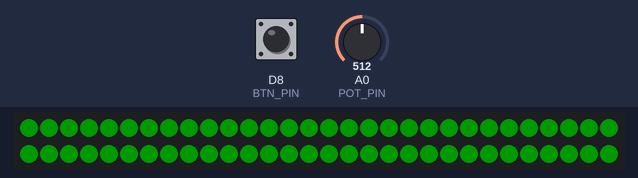
Recording of a program running on a simulated ESP8266 (Wemos D1 mini). Shown: 60 RGB LEDs in strip order, left to right, continuing on the next row. The inputs (shaded band) are chosen by the test bench; at power-on: D8 (BTN_PIN) LOW, A0 (POT_PIN) = 512. Dim RGB values are drawn brighter than linear; WiFi joins after 1.5 s; servers stay silent unless stated; network time is answered at once with the bench clock; the local clock reads 2024-03-15 10:24:30 at power-on unless the program sets it.

Above: at 1.6 s.
3.3 s: D8 (BTN_PIN) pulled HIGH for 0.15 s
At 4.0 s:
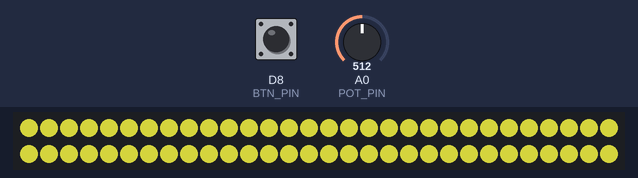
5.1 s: A0 (POT_PIN) set to 716
6.6 s: A0 (POT_PIN) set to 900
8.1 s: A0 (POT_PIN) set to 0
At 8.5 s:
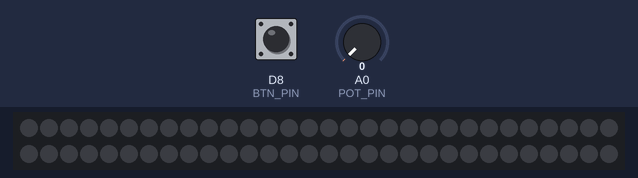
Timing chart, 0 to 10.6 s (numbered marks = the images above; inputs shaded):
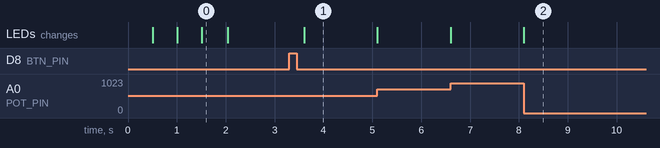

The program:

main.cpp
```cpp
#include <Arduino.h>
// We voegen de Neopixel library toe waarmee we de ledring kunnen aansturen
#include <Adafruit_NeoPixel.h>

// We voegen de Wifi en de NTPclient libraries toe waarmee we met wifi kunnen verbinden en de tijd kunnen ophalen
#include <ESP8266WiFi.h>
#include <NTPClient.h>
#include <WiFiUdp.h>

// We stellen in hoe laat de lamp aan moet gaan
const int wakeupHour = 8;
const int wakeupMinute = 30;

// We stellen het wifi netwerk en wachtwoord in
const char *ssid     = "netwerknaam";
const char *password = "wachtwoord";

// We maken een Wifi en NTPclient object aan
WiFiUDP ntpUDP;
NTPClient timeClient(ntpUDP, "pool.ntp.org");

// We definiëren aan welke pinnen we het knopje, de potentiometer en ledring aangesloten hebben
#define POT_PIN A0
#define BTN_PIN D8
#define LED_PIN D4

// Onze ledring heeft 60 ledjes, dit slaan we op en we maken een ledstrip object aan
#define LED_COUNT 60
Adafruit_NeoPixel strip(LED_COUNT, LED_PIN, NEO_GRB + NEO_KHZ800);

// We maken een globale variabele aan waarin we onthouden of het nachlampje aan of uit staat
boolean lightOn = false;

void setup() {
  // We starten de ledstrip op en zetten hem aan
  strip.begin();

  // We maken de ledstrip rood om aan te geven dat we nog niet met wifi verbonden zijn
  for (int i = 0; i < strip.numPixels(); i++) {
    strip.setPixelColor(i, 255, 0, 0);
  }
  strip.setBrightness(25);
  strip.show();

  // We maken verbinding met het wifi netwerk
  WiFi.begin(ssid, password);

  // Zolang we nog niet met het wifi verbonden zijn updaten we een pixel van de ring naar oranje
  int status = 0;
  while (WiFi.status() != WL_CONNECTED) {
    delay(500);

    if (status < LED_COUNT) {
      strip.setPixelColor(status++, 255, 255, 0);
      strip.show();
    }
  }

  // We starten de NTPclient op en stellen de tijdszone in op GMT+2 (europese zomertijd)
  timeClient.begin();
  timeClient.setTimeOffset(7200);

  // We definiëren dat het knopje als input gebruik moet worden
  pinMode(BTN_PIN, INPUT);

  // We maken de ledstrip groen om aan te geven dat we succesvol opgestart zijn
  for (int i = 0; i < strip.numPixels(); i++) {
    strip.setPixelColor(i, 0, 255, 0);
  }
  strip.show();
  delay(500);
}

void loop() {
  // We updaten de NTPclient met de huidige tijd
  timeClient.update();

  // Als de huidige tijd overeen komt met de wekker tijd moet de lamp aan
  if (timeClient.getHours() == wakeupHour && timeClient.getMinutes() == wakeupMinute) {
    lightOn = true;
  }

  // Als het knopje ingedrukt wordt moet het lampje aan of uit gaan
  if (digitalRead(BTN_PIN)) {
    // We veranderen de waarde naar het tegenovergestelde van zijn vorige waarde, aan wordt dus uit en uit wordt aan
    lightOn = !lightOn;

    // We wachten heel even om rekening te houden met bouncen
    delay(300);

    // Om te voorkomen dat de ledring gaat knipperen wachten we tot het knopje losgelaten is
    while(digitalRead(BTN_PIN)) {
      delay(100);
    }
  }

  // We bepalen of het nachtlampje aan moet staan
  if (lightOn) {
    // Zo ja dan stellen we eerst de kleur in van elke pixel
    for (int i = 0; i < strip.numPixels(); i++) {
      strip.setPixelColor(i, 255, 255, 75);
    }

    // Vervolgens bepalen we hoe fel hij moet zijn door de waarde van de potmeter uit te lezen
    // Dit is een waarde tussen de 0 en 1024, de brightness moet ingesteld worden tussen 0 en 255, dus delen he het door 4
    int brightness = analogRead(POT_PIN) / 4;

    // We stellen de felheid van de ledring in
    strip.setBrightness(brightness);
  } else {
    // Als hij uit moet staan zetten we de felheid op 0
    strip.setBrightness(0);
  }

  // We sturen alle instellingen die we gedaan hebben naar de ledring om weergeven te worden
  strip.show();
}
```

Measured:
- after the input at 3.3 s, the LEDs: change after 0.31 s (image 1)
- after the input at 8.1 s, the LEDs: change at once (image 2)
- what the display in image 0 shows lasts 0.5 s, from 1.5 s to 2.0 s
